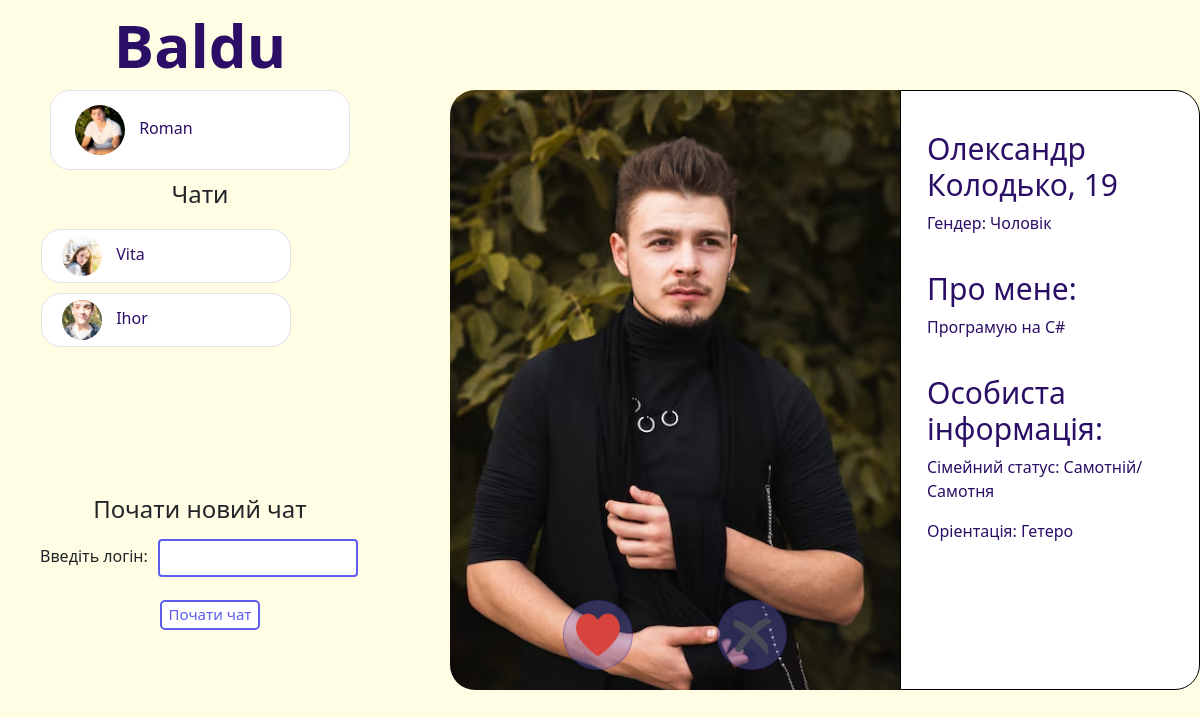
Screenshot of /main/ (signed in) with the database file from the repository.
### BalduApp/models.py (models this page shows)
class User(AbstractUser):
    age = models.IntegerField(null=True, blank=True)
    gender = models.CharField(max_length=10, choices=(('', ''), ('M', 'Чоловік'), ('F', 'Жінка')))
    interests = models.TextField(blank=True)
    marital_status = models.CharField(max_length=50, choices=(('', ''), ('S', 'Самотній/Самотня'), ('M', 'Одружений/Заміжня'), ('D', 'Розлучений/Розлучена'), ('W', 'Вдівець/Вдова'), ('V', 'У відносинах')), blank=True)
    orientation = models.CharField(max_length=50, blank=True)
    first_name = models.CharField(max_length=30, blank=True)
    last_name = models.CharField(max_length=30, blank=True)
    profile_photo = models.ImageField(upload_to='profile_photos/', null=True, blank=True)
    groups = models.ManyToManyField(
        'auth.Group',
        related_name='custom_user_set',
        blank=True,
        help_text='The groups this user belongs to. A user will get all permissions granted to each of their groups.',
        related_query_name='user',
    )
    user_permissions = models.ManyToManyField(
        'auth.Permission',
        related_name='custom_user_set',
        blank=True,
        help_text='Specific permissions for this user.',
        related_query_name='user',
    )

### BalduApp/views.py (the view)
# urls.py: path('main/', main_page, name='main_page'),
@login_required
def main_page(request):
    chats = Chat.objects.filter(participants=request.user)
    recommendations = Recommendation.objects.filter(user=request.user)
    dislikes = Dislike.objects.filter(user=request.user)
    chat_users = []
    for chat in chats:
        other_user = chat.participants.exclude(id=request.user.id).first()
        user = User.objects.filter(username=other_user.username).first()
        chat_users.append({'chat_id': chat.id, 'profile_photo': user.profile_photo,
                           'username': other_user.username if other_user else "Unknown"})
    recommended_users = User.objects.exclude(id=request.user.id).exclude(recommended_to__user=request.user).exclude(disliked_by__user=request.user)
    if 'recommended_index' not in request.session:
        request.session['recommended_index'] = 0
    recommended_users = list(recommended_users)
    if recommended_users:
        current_recommended_user = recommended_users[request.session['recommended_index'] % len(recommended_users)]
    else:
        current_recommended_user = None
    if request.method == 'POST':
        if 'like' in request.POST:
            like_form = LikeForm(request.POST)
            if like_form.is_valid():
                user_id = like_form.cleaned_data['user_id']
                user = get_object_or_404(User, id=user_id)
                chat = Chat.objects.filter(participants=request.user).filter(participants=user).first()
                if not chat:
                    chat = Chat.objects.create()
                    chat.participants.add(request.user, user)
                Message.objects.create(chat=chat, sender=request.user, content="Привіт! Давай познайомимось!")
                Recommendation.objects.create(user=request.user, recommended_user=user)
                request.session['recommended_index'] += 1
                return redirect('main_page')
        elif 'dislike' in request.POST:
            dislike_form = DislikeForm(request.POST)
            if dislike_form.is_valid():
                user_id = dislike_form.cleaned_data['user_id']
                user = get_object_or_404(User, id=user_id)
                Dislike.objects.create(user=request.user, disliked_user=user)
                request.session['recommended_index'] += 1
                return redirect('main_page')
        elif 'start_chat' in request.POST:
            form = NewChatForm(request.POST)
            if form.is_valid():
                username = form.cleaned_data['username']
                try:
                    user = User.objects.get(username=username)
                    if user == request.user:
                        raise Exception("Не можливо почати чат з самим собою")
                    chat = Chat.objects.filter(participants=request.user).filter(participants=user).first()
                    if not chat:
                        chat = Chat.objects.create()
                        chat.participants.add(request.user, user)
                    return redirect('chat_detail', chat_id=chat.id)
                except User.DoesNotExist:
                    error_message = "Таку людину не було знайдено"
                    return render(request, 'BalduApp/main_page.html', {
                        'chat_users': chat_users,
                        'recommendations': recommendations,
                        'current_recommended_user': current_recommended_user,
                        'form': form,
                        'like_form': LikeForm,
                        'dislike_form': Dislike,
                        'error_message': error_message
                    })
                except Exception as e:
                    error_message = e
                    return render(request, 'BalduApp/main_page.html', {
                        'chat_users': chat_users,
                        'recommendations': recommendations,
                        'current_recommended_user': current_recommended_user,
                        'form': form,
                        'like_form': LikeForm,
                        'dislike_form': Dislike,
                        'error_message': error_message
                    })
    else:
        form = NewChatForm()
        like_form = LikeForm()
        dislike_form = DislikeForm()
    return render(request, 'BalduApp/main_page.html', {
        'chat_users': chat_users,
        'recommendations': recommendations,
        'current_recommended_user': current_recommended_user,
        'form': form,
        'like_form': like_form,
        'dislike_form': dislike_form
    })

### BalduApp/forms.py
class NewChatForm(forms.Form):
    username = forms.CharField(max_length=30, label='Username')

class LikeForm(forms.Form):
    user_id = forms.IntegerField(widget=forms.HiddenInput())

### templates/BalduApp/main_page.html (shortened to what this page needs)
{% load static %}
<!DOCTYPE html>
<html>
<head>
    <link rel="stylesheet" href="https://cdn.jsdelivr.net/npm/bootstrap@5.3.2/dist/css/bootstrap.min.css">
    <link rel="stylesheet" href="{% static 'BalduApp/css/main.css' %}">
</head>
<body>
    <aside>
        {% include 'BalduApp/main_logo.html' %}
        <div class="user_profile_box">
            <a href="{% url 'profile' %}">
                {% if user.profile_photo %}
                    <img src="{{ user.profile_photo.url }}" alt="user photo" class = user_profile_photo> {{ user.username }}
                {% else %}
                    <img src="{% static 'BalduApp/img/no_photo.jpg' %}" alt="user photo" class = user_profile_photo> {{ user.username }}
                {% endif %}
            </a>
        </div>
        <h2>Чати</h2>
        <ul>
            <div class="current_chats_box">
                {% if chat_users %}
                    {% for chat in chat_users %}
                        {% if chat.profile_photo %}
                            <div class="chat_box">
                                <li><a href="{% url 'chat_detail' chat_id=chat.chat_id %}"><img src="{{ chat.profile_photo.url }}" alt="user photo" class = user_profile_photo> {{ chat.username }}</a></li>
                            </div>
                        {% else %}
                            <div class="chat_box">
                                <li><a href="{% url 'chat_detail' chat_id=chat.chat_id %}"><img src="{% static 'BalduApp/img/no_photo.jpg' %}" alt="no user photo" class = user_profile_photo> {{ chat.username }}</a></li>
                            </div>
                        {% endif %}
                    {% endfor %}
                {% else %}
                    <li>No chats available</li>
                {% endif %}
            </div>
        </ul>
        <h2>Почати новий чат</h2>
        <div class="new_chat_box">
            <form method="post">
                <div class="inputbox">
                    <p>Введіть логін: </p>
                    {{ form.username }}
                </div>
                <button type="submit" name="start_chat">Почати чат</button>
            </form>
        </div>
    </aside>
    <main>
        <div class="main_part">
            {% if current_recommended_user %}
                <div class="photo_box">
                    {% if current_recommended_user.profile_photo %}
                        <div class="user_photo">
                            <img src="{{ current_recommended_user.profile_photo.url }}" alt="recommendation photo" class="recommendation_photo">
                        </div>
                    {% else %}
                        <div class="user_photo">
                            <img src="{% static 'BalduApp/img/no_photo.jpg' %}" alt="no photo available" class="recommendation_photo">
                        </div>
                    {% endif %}
                </div>
                <div class="user_info">
                    <h1>{{ current_recommended_user.first_name }} {{ current_recommended_user.last_name }}, {{ current_recommended_user.age }}</h1>
                    <p>Гендер: {{ current_recommended_user.get_gender_display }}</p>
                    <h1>Про мене:</h1>
                    <p>{{ current_recommended_user.interests }}</p>
                    <h1>Особиста інформація:</h1>
                    <p>Сімейний статус: {{ current_recommended_user.get_marital_status_display }}</p>
                    <p>Оріентація: {{ current_recommended_user.orientation }}</p>
                </div>
                <div class="rating_buttons">
                    <form method="post" style="display: inline;" class="like_button">
                        <button type="submit" name="like"><img src="{% static 'BalduApp/img/img_heart_button.png' %}" alt="like"></button>
                    </form>
                    <form method="post" style="display: inline;" class="dislike_button">
                        <button type="submit" name="dislike"><img src="{% static 'BalduApp/img/img_cross_button.png' %}" alt="dislike"></button>
                    </form>
                </div>
            {% endif %}
        </div>
    </main>
</body>
</html>

### BalduApp/static/BalduApp/css/main.css (style rules this page uses)
body { background: #FFFDE4; }
aside { width: 400px; height: 100vh; float: left; display: flex; align-items: center; flex-direction: column; }
.main_part { display: flex; padding-top: 90px; padding-left: 50px; }
aside a { text-decoration: none; }
aside h2 { font-size: 24px; margin-bottom: 20px; }
aside p { font-size: 16px; }
aside ul { list-style-type: none; }
.user_profile_box, .new_chat_box { width: 100%; float: left; }
.new_chat_box { margin-left: 80px; }
.user_profile_box { height: 80px; display: flex; align-items: center; width: 300px; padding: 8px 24px; }
.user_profile_box a, .chat_box a { color: #2B0E66; font-size: 16px; }
.user_profile_photo, .chat_box img { object-fit: cover; margin-right: 10px; }
.user_profile_box .user_profile_photo { width: 50px; height: 50px; border-radius: 25px; }
.current_chats_box .user_profile_photo { width: 40px; height: 40px; border-radius: 20px; }
.current_chats_box { width: 350px; float: left; display: flex; flex-direction: column; min-height: 200px; max-height: 300px; word-wrap: break-word; background-clip: border-box; overflow-y: auto; margin-bottom: 50px; }
.user_profile_box, .chat_box { margin-bottom: 10px; border-radius: 20px; background-color: #fff; background-clip: border-box; border: 1px solid #dee2e6; align-items: center; }
.chat_box { width: 250px; padding: 6px 20px; }
.inputbox { display: flex; }
.inputbox input { border: 2px solid #5E5DF0; padding: 0 10px; margin-left: 10px; width: 50%; background-color: #fff; background-clip: padding-box; border-radius: 0.25rem; height: calc(1.5em + 0.75rem + 2px); position: relative; top: -5px; }
.new_chat_box button { margin-left: 120px; border-radius: 5px; font-size: 15px; background: #FFFFFF; color: #5E5DF0; border: 2px solid #5E5DF0; width: 100px; height: 30px; transition: color .5s ease, background .6s ease; }
.user_photo img { display: flex; width: 450px; height: 600px; border-radius: 25px 0 0 25px; overflow: hidden; object-fit: cover; }
.user_info { flex-direction: column; width: 450px; height: 600px; border-radius: 0 25px 25px 0; word-wrap: break-word; background-color: #fff; background-clip: border-box; border: 1px solid #000000; padding: 20px 26px; display: flex; }
.user_info p { color: #2B0E66; }
.user_info h1 { margin-top: 20px; color: #2B0E66; font-size: 30px; }
.rating_buttons { position: absolute; top: 600px; left: 675px; transform: translateX(-50%); }
.rating_buttons img { width: 80%; height: 80%; }
.like_button button, .dislike_button button { width: 70px; height: 70px; background-color: #7776f050; border: 1px solid #2B0E6650; border-radius: 50px; align-items: center; justify-content: center; }
.like_button { margin-right: 80px; }

### rows the page displays
User: profile_photo (picture), username "Roman"
User: username "Vita"
User: username "Ihor"
User: profile_photo (picture), first_name "Олександр", last_name "Колодько", age "19", gender "Чоловік", interests "Програмую на C#", marital_status "Самотній/Самотня", orientation "Гетеро"
